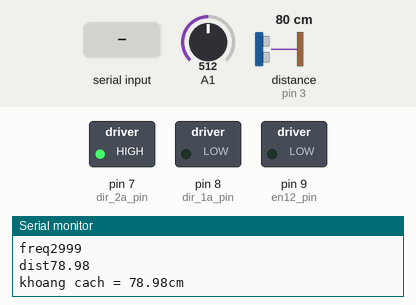
A sketch run on a simulated Arduino Uno, built with avr-gcc and run on an emulated ATmega328P. On the bench: switched loads named in the sketch (green lamp = pin HIGH), the last lines printed to the serial monitor. Wiring (inferred from the names in the program): ultrasonic range finder: trigger pin 5; echo pin 3. The inputs (shaded band) are chosen by the test bench; at power-on: A1 = 512, distance to the obstacle (sensor on pin 3) 80 cm. The echo pulse lasts 58.3 µs per cm; pins used as bus, display or sensor lines are not drawn.

Above: at 1.2 s.
1.3 s: "nhanh" received over Serial
At 4.0 s:
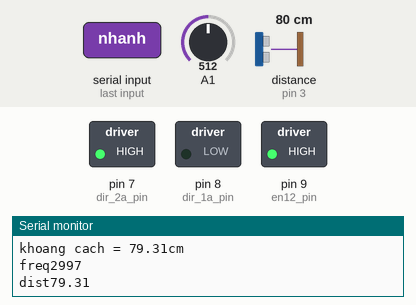
4.3 s: "thuan" received over Serial
At 6.7 s:
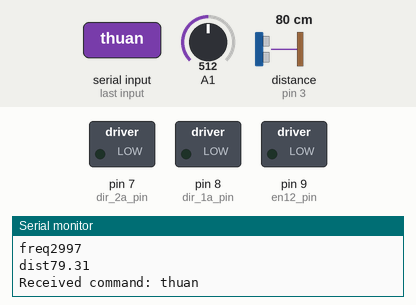
7.3 s: "nghich" received over Serial
At 9.6 s:
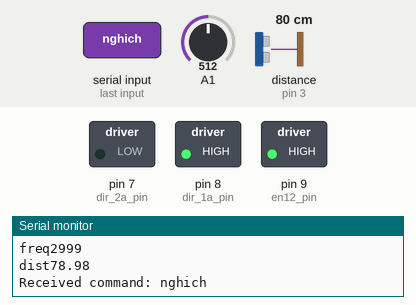
10.3 s: "cham" received over Serial
At 12.42 s:
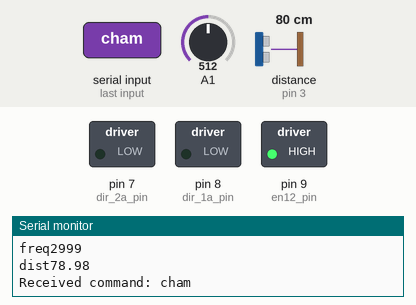
Timing chart, 0 to 14.3 s (numbered marks = the images above; inputs shaded):
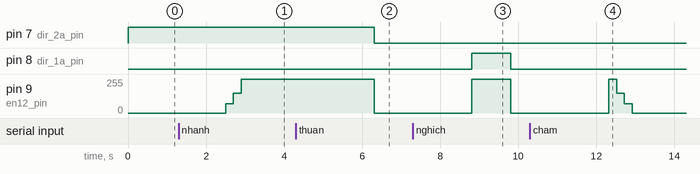

The sketch:

ARDUINO.ino
```cpp
const int en12_pin = 9;
const int dir_1a_pin = 8;
const int dir_2a_pin = 7;

void dc_motor_thuan(int output_1 = HIGH, int output_2 = LOW, int speed = 255, int delay_ms = 1000);
void dc_motor_nghich(int output_1 = LOW, int output_2 = HIGH, int speed = 255, int delay_ms = 1000);
void dc_motor_cham();
void dc_motor_nhanh();

const int trigPin = 5;
const int echoPin = 3;

// Biến cho sóng sin và giá trị tần số
float sinVal;
int toneVal;

// Biến để lưu thời gian phản hồi và khoảng cách
long duration;
float distance;

void setup() {
  Serial.begin(115200);  // UART Start
  pinMode(en12_pin, OUTPUT);
  pinMode(dir_1a_pin, OUTPUT);
  pinMode(dir_2a_pin, OUTPUT);

  digitalWrite(dir_1a_pin, LOW);
  digitalWrite(dir_2a_pin, HIGH);
  pinMode(trigPin, OUTPUT);
  pinMode(echoPin, INPUT);
}

void loop() {
  // Gửi xung siêu âm
  digitalWrite(trigPin, LOW);
  delayMicroseconds(2);
  digitalWrite(trigPin, HIGH);
  delayMicroseconds(10);
  digitalWrite(trigPin, LOW);

  // Đọc thời gian phản hồi để tính toán khoảng cách
  duration = pulseIn(echoPin, HIGH);
  distance = duration * 0.034 / 2.0;

   // In ra giá trị khoảng cách trên Serial Monitor
  Serial.print("khoang cach = ");
  Serial.print(distance);
  Serial.print("cm\n");

  // Tính toán giá trị tần số và gửi nó qua Serial
  sinVal = sin(distance * 0.1); // Thay đổi hệ số để điều chỉnh giá trị tần số
  toneVal = 2000 + (int(sinVal * 1000));
  Serial.println("freq" + String(toneVal));

  // Gửi giá trị khoảng cách qua Serial
  Serial.println("dist" + String(distance));

  if (Serial.available() > 0) {
    String command = Serial.readString();
    if (command.length() > 0) {
      Serial.println("Received command: " + command);

      if (command.startsWith("thuan")) {
        dc_motor_thuan(LOW, HIGH);
        // Brake
        dc_motor_thuan(LOW, LOW, 0);
        delay(500);
      } else if (command.startsWith("nghich")) {
        dc_motor_nghich(LOW, HIGH);
        // Brake
        dc_motor_nghich(LOW, LOW, 0);
        delay(500);
      } else if (command.startsWith("nhanh")) {
        dc_motor_nhanh();
        delay(500);
      } else if (command.startsWith("cham")) {
        dc_motor_cham();
        delay(500);
      }
    }
  }
}

void dc_motor_thuan(int output_1, int output_2, int speed, int delay_ms) {
  if (output_1 != digitalRead(dir_1a_pin) || output_2 != digitalRead(dir_2a_pin)) {
    digitalWrite(dir_1a_pin, output_1);
    digitalWrite(dir_2a_pin, output_2);
  }
  if (speed != analogRead(en12_pin)) {
    analogWrite(en12_pin, speed);
  }
  delay(delay_ms);
}

void dc_motor_nghich(int output_1, int output_2, int speed, int delay_ms) {
  if (output_1 != digitalRead(dir_1a_pin) || output_2 != digitalRead(dir_2a_pin)) {
    digitalWrite(dir_1a_pin, output_2);
    digitalWrite(dir_2a_pin, output_1);
  }
  if (speed != analogRead(en12_pin)) {
    analogWrite(en12_pin, speed);
  }
  delay(delay_ms);
}

void dc_motor_cham() {
  analogWrite(en12_pin, 255);
  delay(200);
  analogWrite(en12_pin, 150);
  delay(200);
  analogWrite(en12_pin, 70);
  delay(200);
  analogWrite(en12_pin, 0);
  delay(200);
}

void dc_motor_nhanh() {
  analogWrite(en12_pin, 0);
  delay(200);
  analogWrite(en12_pin, 70);
  delay(200);
  analogWrite(en12_pin, 150);
  delay(200);
  analogWrite(en12_pin, 255);
  delay(200);
}
```

Measured:
- after the input at 1.3 s, pin 9 (en12_pin): 0/255 → 70/255 after 1.2 s, → 150/255 0.20 s later, → 255/255 0.20 s later
- after the input at 4.3 s, pin 7 (dir_2a_pin): HIGH → LOW after 2.0 s; pin 9 (en12_pin): 255/255 → 0/255 after 2.0 s
- after the input at 7.3 s, pin 8 (dir_1a_pin): LOW → HIGH after 1.5 s, → LOW 1.0 s later; pin 9 (en12_pin): 0/255 → 255/255 after 1.5 s, → 0/255 1.0 s later
- after the input at 10.3 s, pin 9 (en12_pin): 0/255 → 255/255 after 2.0 s, → 150/255 0.20 s later, → 70/255 0.20 s later, → 0/255 0.20 s later
